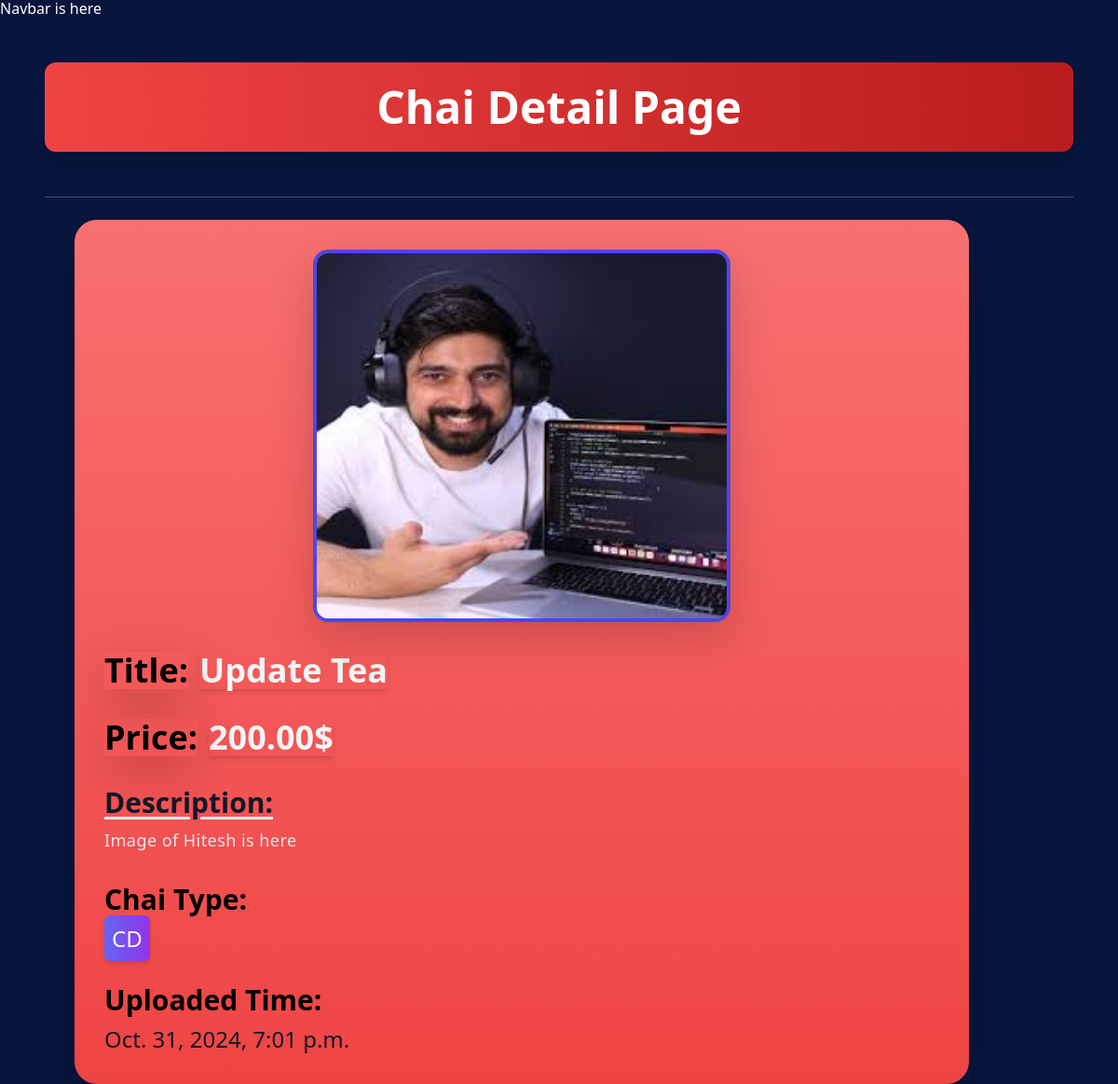
Screenshot of /home/6/ with the database file from the repository.
### firstapp/models.py (models this page shows, shortened)
class ChaiVriety(models.Model):
    CHAI_TYPE_CHOICES = [
        ('EL', 'Elachi'),
        ('CD', 'Cold'),
        ('ML', 'Masala'),
    ]
    name = models.CharField(max_length=100)
    image = models.ImageField(upload_to='chais/')
    date_add = models.DateTimeField(default=timezone.now)
    type = models.CharField(max_length=2, choices=CHAI_TYPE_CHOICES)
    description = models.TextField(default='No description')
    price = models.DecimalField(
        max_digits=10,
        decimal_places=2,
        default=0.00,
        validators=[MaxValueValidator(500000.00)]  # Set maximum price limit
    )

### firstapp/views.py (the view)
# urls.py: path('<int:chai_id>/', views.chai_detail, name="chai_detail"),
def chai_detail(request, chai_id):
    chai = get_object_or_404(ChaiVriety, pk=chai_id)
    return render(request, 'chai_detail.html', {'chai': chai})

### firstapp/templates/chai_detail.html (shortened to what this page needs)
{% extends "layout.html" %}
{% block content %}
<h1 class="text-5xl font-bold bg-gradient-to-r from-red-500 to-red-700 text-white p-6 m-5 rounded-xl shadow-xl transform transition-all duration-300 hover:scale-105">
    Chai Detail Page
</h1>
<hr class="my-4 border-gray-200 mx-5" />
<div class="mx-20 bg-gradient-to-b from-red-400 to-red-500 p-8 w-[80%] text-black flex flex-col space-y-8 rounded-3xl shadow-2xl transform transition-all duration-300 hover:scale-105 hover:shadow-3xl">
    <div class="flex justify-center">
        <img class="rounded-2xl shadow-lg transition-transform transform hover:rotate-3 hover:scale-105 border-4 border-indigo-600"
             style="height: 400px; width: 50%;"
             src="{{ chai.image.url }}"
             alt="Image is loading" />
    </div>
    <div class="flex items-center space-x-3">
        <h3 class="text-4xl font-extrabold text-gray-1100 shadow-lg transform transition-all hover:shadow-2xl">
            Title:
        </h3>
        <span class="text-4xl font-semibold text-gray-100 shadow-md">{{ chai.name }}</span>
    </div>
     <div class="flex items-center space-x-3">
        <h3 class="text-4xl font-extrabold text-gray-1100 shadow-lg transform transition-all hover:shadow-2xl">
            Price:
        </h3>
        <span class="text-4xl font-semibold text-gray-100 shadow-md">{{ chai.price }}$</span>
    </div>
    <div>
        <h3 class="text-3xl font-bold text-gray-900 underline underline-offset-4 decoration-gray-200 mb-2 transform transition-colors duration-300 hover:text-gray-50">
            Description:
        </h3>
        <p class="text-lg font-medium text-gray-200 tracking-wide">{{ chai.description }}</p>
    </div>
    <div>
        <h3 class="text-3xl font-extrabold text-black mb-2">Chai Type:</h3>
        <span class="text-2xl font-light text-gray-50 bg-gradient-to-r from-indigo-500 to-purple-600 p-2 rounded-md shadow-md">
            {{ chai.type }}
        </span>
    </div>
    <div>
        <h3 class="text-3xl font-extrabold text-black mb-2">Uploaded Time:</h3>
        <span class="text-2xl font-medium text-gray-900">{{ chai.date_add }}</span>
    </div>
</div>
{% endblock %}

### static/style.css (style rules this page uses)
body { background-color: #08153d; color: #FFFFFF; }
h1 { text-align:center; font-size:2em; }

### rows the page displays
ChaiVriety: image (picture), name "Update Tea", price "200.00", description "Image of Hitesh is here", type "CD", date_add "Oct. 31, 2024, 7:01 p.m."
